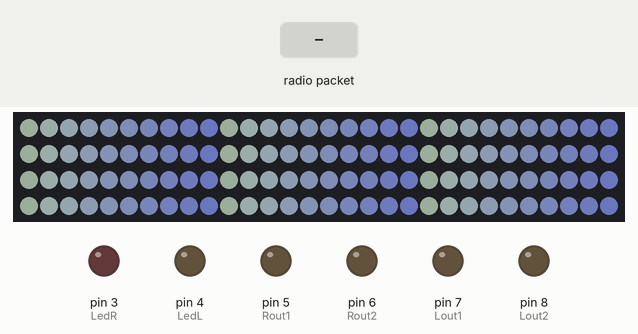
Bench run of a sketch on a simulated Arduino Uno, built with avr-gcc and run on an emulated ATmega328P. On the bench: 120 RGB LEDs in strip order, left to right, continuing on the next row, output pins drawn as LEDs (lit = HIGH). The test bench sets the inputs (shaded band). Dim RGB values are drawn brighter than linear; no radio packets arrive unless stated; what the sketch prints to the serial monitor is not drawn.

Above: at 1.4 s.

The sketch:

ClientBOrigin.ino
```cpp
#include <SPI.h>
#include "RF24.h"
#include <Wire.h>
#include <Adafruit_NeoPixel.h>

int pixelNumber = 120;//記得改成正確的
int mid = 60;//記得改成正確的

RF24 rf24(9, 10); // CE腳, CSN腳
const byte addr[] = "1Node";
byte pipe = 1;  // 指定通道編號
Adafruit_NeoPixel strip = Adafruit_NeoPixel(pixelNumber, 2, NEO_GRB + NEO_KHZ800);

boolean mode = 0;
boolean modeChange = 0; //0=遙控 1=互控
//const int modeChanging = 3;
int countNoSignal = 0;

const int Rout1 = 5;
const int Rout2 = 6;
const int Lout1 = 7;
const int Lout2 = 8;

const int Ledstrip = 2;
const int LedR = 3;
const int LedL = 4;

int fromOtherR = 1;
int fromOtherL = 1;

void setup() {
  Serial.begin(115200);
  strip.begin();

  pinMode(Rout1, OUTPUT);
  pinMode(Rout2, OUTPUT);
  pinMode(Lout1, OUTPUT);
  pinMode(Lout2, OUTPUT);
  //pinMode(8, OUTPUT);
  //pinMode(7, OUTPUT);

  pinMode(Ledstrip, OUTPUT);
  pinMode(LedR, OUTPUT);
  pinMode(LedL, OUTPUT);

  rf24.begin();
  rf24.setChannel(81);  // 設定頻道編號
  rf24.setPALevel(RF24_PA_MAX);
  rf24.setDataRate(RF24_1MBPS);
  rf24.openReadingPipe(pipe, addr);  // 開啟通道和位址
  rf24.startListening();  // 開始監聽無線廣播
  Serial.println("nRF24L01 ready!");
}
void loop() {
  connectCheck();
  controlByOther(fromOtherL, fromOtherR);
  breath(fromOtherL, fromOtherR);
  delay(50);
}

void controlByOther(int FromOtherL, int FromOtherR) {//0後退 1不動 2前進
  if (countNoSignal > 3000) {
    motorstop(Rout1, Rout2);
    motorstop(Lout1, Lout2);
    Serial.println("Stop");
  }
  else {
    if (FromOtherR == 2) {
      //digitalWrite(7, LOW);
      forward(abs(FromOtherR), Rout1, Rout2);
      digitalWrite(LedR, HIGH);
    }
    else if (FromOtherR == 0) {
      //digitalWrite(7, LOW);
      backward(abs(FromOtherR), Rout1, Rout2);
      digitalWrite(LedR, HIGH);
    }
    else {
      //digitalWrite(7, HIGH);
      motorstop(Rout1, Rout2);
      digitalWrite(LedR, LOW);
    }

    if (FromOtherL == 2) {
      //digitalWrite(8, LOW);
      forward(abs(FromOtherL), Lout1, Lout2);
      digitalWrite(LedL, HIGH);
    }
    else if (FromOtherL == 0) {
      //digitalWrite(8, LOW);
      backward(abs(FromOtherL), Lout1, Lout2);
      digitalWrite(LedL, HIGH);
    }
    else {
      //digitalWrite(8, HIGH);
      motorstop(Lout1, Lout2);
      digitalWrite(LedL, LOW);
    }
  }
}
void motorstop(const int x, const int y)
{
  digitalWrite(x, LOW);
  digitalWrite(y, LOW);
}
void forward(int gospeed, const int x, const int y)
{
  digitalWrite(x, gospeed);
  digitalWrite(y, 0);
}
void backward(int backspeed, const int x, const int y)
{
  digitalWrite(x, 0);
  digitalWrite(y, backspeed);
}
void breath(int l, int r) {
  int i, j, a;
  for (i = 0; i < mid; i += 10) {
    for (j = 0; j < 10; j++) {
      strip.setPixelColor(i + j, strip.Color(60 - l * 15, 10 + l * 40, 10 + l * 35 + j * 4));
      strip.show();
    }
  }
  for (i = mid; i < strip.numPixels(); i += 10) {
    for (j = 0; j < 10; j++) {
      strip.setPixelColor(i + j, strip.Color(60 - r * 15, 10 + r * 40, 10 + r * 35 + j * 4));
      strip.show();
    }
  }
}
void connectCheck() {
  if (rf24.available(&pipe)) {
    countNoSignal = 0;
    char mg[16] = "";
    rf24.read(&mg, sizeof(mg));
    Serial.println(mg);
    //轉換遙控互動 0遙控 1互控
    if (mg[0] == 'A') {
      mode = 0;
    }
    else if (mg[0] == 'B') {
      mode = 1;
    }
    //偵測方向 0後退 1停止 2前進
    if (mode == 0) {
      if (mg[0] == 'R') {
        fromOtherL = mg[1] - '0';
        fromOtherR = mg[2] - '0';
      }
    }
    else if (mode == 1) {
      if (mg[1] == 'I') {
        fromOtherL = mg[1] - '0';
        fromOtherR = mg[2] - '0';
      }
    }
  }
  else {
    countNoSignal++;
  }
}
void connectCheckBackUp() {
  if (rf24.available(&pipe)) {
    int countNoSignal = 0;
    char mg[16] = "";
    rf24.read(&mg, sizeof(mg));
    Serial.println(mg);
    if (modeChange) {
      fromOtherL = 0;
      fromOtherR = 0;
      int now = 0;
      int s = 0;
      if (mg[s] == 'B' || mg[s] == 'A') {
        if (mg[s] == 'B') {
          modeChange = 1;//互控
        }
        else if (mg[s] == 'A') {
          modeChange = 0;//自控
        }
      }
      else if (mg[0] >= '0' && mg[0] <= '9') {
        do {
          if (mg[s] == ' ')now = 1;
          else if (now == 0 && mg[s] >= '0' &&  mg[s] <= '9') {
            fromOtherL *= 10;
            fromOtherL += mg[s] - '0';
          } else if (now == 1 && mg[s] >= '0' &&  mg[s] <= '9') {
            fromOtherR *= 10;
            fromOtherR += mg[s] - '0';
          }
          s++;
        } while (mg[s] != ';');
      }
    }
    else {
      if (mg[0] == 'B' || mg[0] == 'A') {
        if (mg[0] == 'B') {
          modeChange = 1;
        }
        else if (mg[0] == 'A') {
          modeChange = 0;
        }
      }
    }
  }
  else {
    countNoSignal++;
  }
}
```
